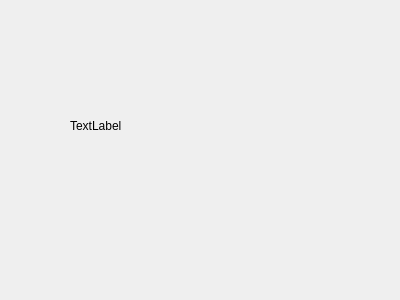
<?xml version="1.0" encoding="UTF-8"?>
<ui version="4.0">
 <class>Form</class>
 <widget class="QWidget" name="Form">
  <property name="geometry">
   <rect>
    <x>0</x>
    <y>0</y>
    <width>400</width>
    <height>300</height>
   </rect>
  </property>
  <property name="windowTitle">
   <string>Form</string>
  </property>
  <widget class="QLabel" name="label">
   <property name="geometry">
    <rect>
     <x>70</x>
     <y>120</y>
     <width>54</width>
     <height>12</height>
    </rect>
   </property>
   <property name="text">
    <string>TextLabel</string>
   </property>
  </widget>
 </widget>
 <resources/>
 <connections/>
</ui>
